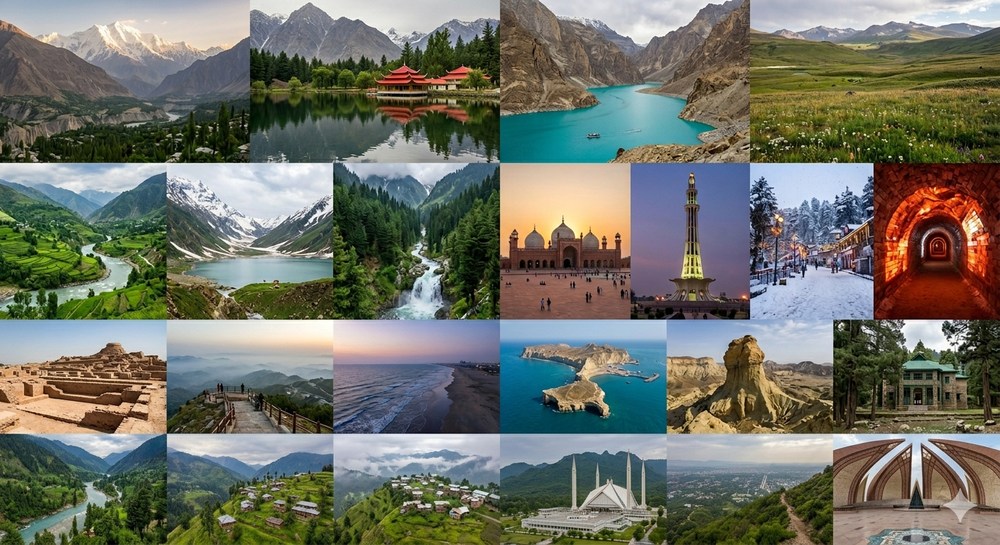
#> input picture src/assets/Gemini_Generated_Image_f1h650f1h650f1h6.png, 1000 x 545 px, shrunk from 1408 x 768 before the run
$ python crop_accurate.py
#> lines starting #> are read from the running program, lines starting #| are printed output that depends on the picture
from PIL import Image, ImageStat
import os

img = Image.open('src/assets/Gemini_Generated_Image_f1h650f1h650f1h6.png').convert('RGB')
W, H = img.size
#> W = 1000; H = 545

# Detect horizontal boundaries (rows)
row_boundaries = [0]
for y in range(1, H-1):
    # Calculate variance between rows to find horizontal lines
    # (Simplified: check if there's a significant change in average color)
    pass

# Actually, looking at the image provided by user, the rows seem equal height.
# The issue is the COLUMN widths.
# Let's try to detect column boundaries for each row.

def find_boundaries(img_row, num_expected):
    # Detect sharp vertical changes in the middle region of the row
    w, h = img_row.size
    boundaries = [0]
    # We could do complex edge detection, but let's try to refine the math
    # and maybe the count was slightly off or there's a small border.
    for i in range(1, num_expected):
        boundaries.append(int(i * w / num_expected))
    boundaries.append(w)
    return boundaries

# Wait, if 4, 7, 6, 4 is split, maybe it's 4, 6, 7, 4? Or something else.
# Let's count by looking at the image content.
# Row 1: 4
# Row 2: 7 (Swat, Naran, Kumrat, Badshahi, Minar, Murree, Salt Mine) - YES.
# Row 3: 6 (Mohenjo, Gorakh, Karachi, Gwadar, Hingol, Quetta) - YES.
# Row 4: 4 (Neelum, Arang Kel, Faisal, Margalla) - YES.

# THE SPLIT IS IN ROW 2.
# Badshahi Mosque (index 3 of Row 2) shows [forest] | [mosque].
# This means the boundary between Kumrat (index 2) and Badshahi (index 3)
# is actually to the RIGHT of where I put it.
# This implies index 0, 1, 2 took more than 3/7th of the width?
# No, if I see the forest on the left of Badshahi card, it means MyBadshahiCropStart < RealBadshahiStart.
# So RealBadshahiStart is further right.
# This happens if the first 3 images (Swat, Naran, Kumrat) are WIDER than avg?
# Or maybe there's a 1-pixel border?

# Actually, I'll try to divide Row 2 and Row 3 with a small offset or detect edges.

import numpy as np

def detect_vertical_edges(image_row, count):
    # Convert to grayscale
    gray = image_row.convert('L')
    data = np.array(gray)
    h, w = data.shape
    # Calculate vertical gradient
    diff = np.abs(data[:, 1:] - data[:, :-1])
    col_diff = np.mean(diff, axis=0) # Average change per column

    # We expect 'count-1' major spikes around i * w / count
    # Let's find the maximum spike in a window around the expected boundary
    boundaries = [0]
    segment_w = w / count
    for i in range(1, count):
        expected = int(i * segment_w)
        window = 20 # Search +/- 20 pixels
        local_max_idx = np.argmax(col_diff[expected-window : expected+window]) + (expected-window)
        boundaries.append(local_max_idx)
    boundaries.append(w)
    return boundaries

# Re-run cropping with edge detection
os.makedirs('src/assets/generated', exist_ok=True)
row_h = H // 4
#> row_h = 136

counts = [4, 7, 6, 4]
slugs = [
    'hunza-valley', 'skardu', 'attabad-lake', 'deosai-plains',
    'swat-valley', 'naran-kaghan', 'kumrat-valley', 'badshahi-mosque', 'minar-e-pakistan', 'murree-hills', 'khewra-salt-mine',
    'mohenjo-daro', 'gorakh-hill', 'karachi-beach', 'gwadar-port', 'hingol-park', 'quuetta-ziarat',
    'neelum-valley', 'arang-kel', 'faisal-mosque', 'margalla-hills'
]

idx = 0
for r, count in enumerate(counts):
    top = r * row_h
    bottom = (r + 1) * row_h
    row_img = img.crop((0, top, W, bottom))

    # Detect edges for this row
    try:
        boundaries = detect_vertical_edges(row_img, count)
    except:
        # Fallback to equal math if failure
        boundaries = [int(i * W / count) for i in range(count + 1)]

    for c in range(count):
        left = boundaries[c]
        right = boundaries[c+1]
        img.crop((left, top, right, bottom)).save(f'src/assets/generated/{slugs[idx]}.jpg', 'JPEG', quality=95)
        idx += 1
#> this loop made 4 passes
#> boundaries on passes 1 to 4: [0, 250, 495, 732, 1000], [0, 139, 295, 428, 580, 704, 866, 1000], [0, 163, 332, 489, 664, 833, 1000], [0, 232, 480, 766, 1000]
#> pass 1, `row_img = img.crop((0, top, W, bottom))`:
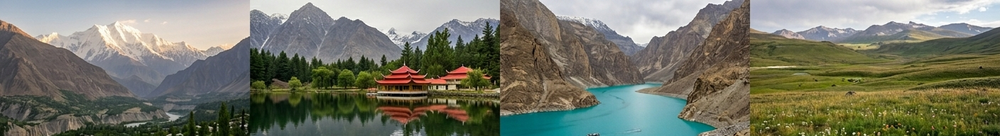
#> row_img: PIL image 1000x136 RGB; mean R, G, B 116.9, 118.5, 103.5
#> pass 1, in detect_vertical_edges, `gray = image_row.convert('L')`:
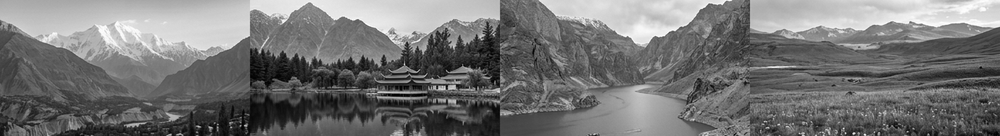
#> gray: PIL image 1000x136 L; min 0, max 255, mean 116.3
#> pass 1, in detect_vertical_edges, `diff = np.abs(data[:, 1:] - data[:, :-1])`:
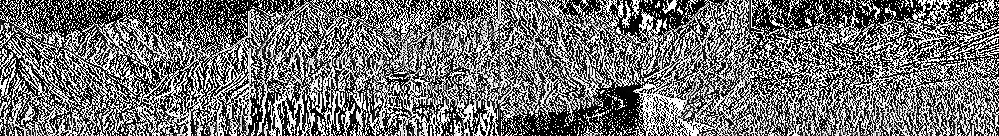
#> diff: shape (136, 999); min 0, max 255, mean 113.3
#> pass 1, `img.crop((left, top, right, bottom)).save(f'src/assets/generated/{slug..`:
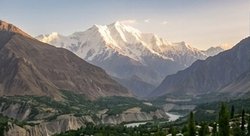
#> saved as hunza-valley.jpg: PIL image 250x136 RGB; mean R, G, B 125.1, 124.6, 122.2
#> after the loop:
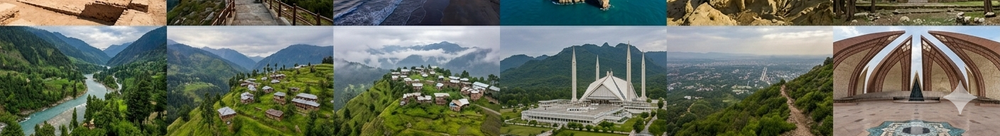
#> row_img: PIL image 1000x136 RGB; mean R, G, B 104.8, 110.5, 95.5
#> after the loop, idx = 21

print("ACCURATE_CROPPING_DONE")
